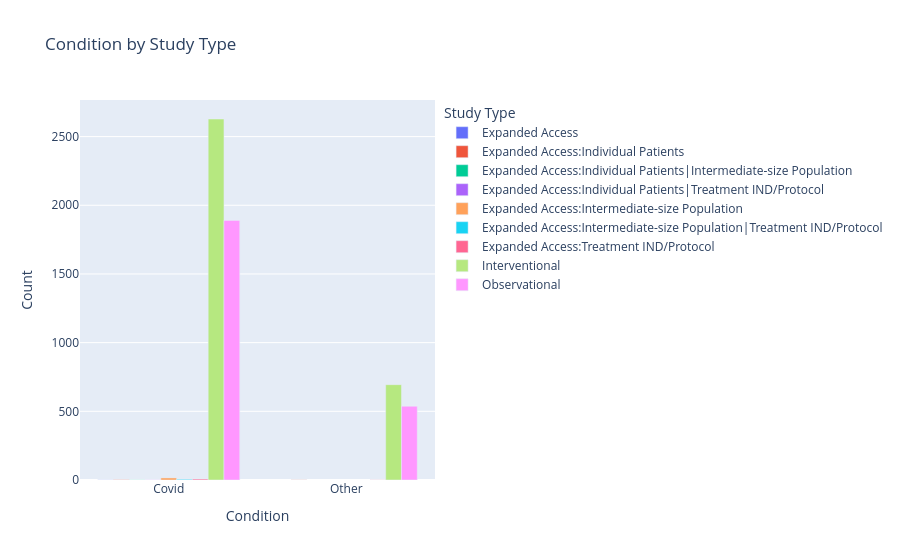

Notebook code cell kept with this figure:
### Code cell
DF_CS = DF_cond.groupby(['Condition', 'Study Type']).size().reset_index(name='Count')
show(DF_CS)

fig = px.bar(
    DF_CS,
    x='Condition',
    y='Count',
    color='Study Type',
    barmode='group',
    title='Condition by Study Type'
)

fig.show()

### Figure 1 — Plotly figure (JSON) as saved in the notebook; plotly's stock layout.template omitted (floating-point values rounded to 4 significant figures)
{"data": [{"alignmentgroup": "True", "hovertemplate": "Study Type=Expanded Access<br>Condition=%{x}<br>Count=%{y}<extra></extra>", "legendgroup": "Expanded Access", "marker": {"color": "#636efa", "pattern": {"shape": ""}}, "name": "Expanded Access", "offsetgroup": "Expanded Access", "orientation": "v", "showlegend": true, "textposition": "auto", "type": "bar", "x": ["Covid"], "xaxis": "x", "y": [1], "yaxis": "y"}, {"alignmentgroup": "True", "hovertemplate": "Study Type=Expanded Access:Individual Patients<br>Condition=%{x}<br>Count=%{y}<extra></extra>", "legendgroup": "Expanded Access:Individual Patients", "marker": {"color": "#EF553B", "pattern": {"shape": ""}}, "name": "Expanded Access:Individual Patients", "offsetgroup": "Expanded Access:Individual Patients", "orientation": "v", "showlegend": true, "textposition": "auto", "type": "bar", "x": ["Covid", "Other"], "xaxis": "x", "y": [2, 1], "yaxis": "y"}, {"alignmentgroup": "True", "hovertemplate": "Study Type=Expanded Access:Individual Patients|Intermediate-size Population<br>Condition=%{x}<br>Count=%{y}<extra></extra>", "legendgroup": "Expanded Access:Individual Patients|Intermediate-size Population", "marker": {"color": "#00cc96", "pattern": {"shape": ""}}, "name": "Expanded Access:Individual Patients|Intermediate-size Population", "offsetgroup": "Expanded Access:Individual Patients|Intermediate-size Population", "orientation": "v", "showlegend": true, "textposition": "auto", "type": "bar", "x": ["Covid"], "xaxis": "x", "y": [1], "yaxis": "y"}, {"alignmentgroup": "True", "hovertemplate": "Study Type=Expanded Access:Individual Patients|Treatment IND/Protocol<br>Condition=%{x}<br>Count=%{y}<extra></extra>", "legendgroup": "Expanded Access:Individual Patients|Treatment IND/Protocol", "marker": {"color": "#ab63fa", "pattern": {"shape": ""}}, "name": "Expanded Access:Individual Patients|Treatment IND/Protocol", "offsetgroup": "Expanded Access:Individual Patients|Treatment IND/Protocol", "orientation": "v", "showlegend": true, "textposition": "auto", "type": "bar", "x": ["Covid"], "xaxis": "x", "y": [1], "yaxis": "y"}, {"alignmentgroup": "True", "hovertemplate": "Study Type=Expanded Access:Intermediate-size Population<br>Condition=%{x}<br>Count=%{y}<extra></extra>", "legendgroup": "Expanded Access:Intermediate-size Population", "marker": {"color": "#FFA15A", "pattern": {"shape": ""}}, "name": "Expanded Access:Intermediate-size Population", "offsetgroup": "Expanded Access:Intermediate-size Population", "orientation": "v", "showlegend": true, "textposition": "auto", "type": "bar", "x": ["Covid"], "xaxis": "x", "y": [15], "yaxis": "y"}, {"alignmentgroup": "True", "hovertemplate": "Study Type=Expanded Access:Intermediate-size Population|Treatment IND/Protocol<br>Condition=%{x}<br>Count=%{y}<extra></extra>", "legendgroup": "Expanded Access:Intermediate-size Population|Treatment IND/Protocol", "marker": {"color": "#19d3f3", "pattern": {"shape": ""}}, "name": "Expanded Access:Intermediate-size Population|Treatment IND/Protocol", "offsetgroup": "Expanded Access:Intermediate-size Population|Treatment IND/Protocol", "orientation": "v", "showlegend": true, "textposition": "auto", "type": "bar", "x": ["Covid"], "xaxis": "x", "y": [5], "yaxis": "y"}, {"alignmentgroup": "True", "hovertemplate": "Study Type=Expanded Access:Treatment IND/Protocol<br>Condition=%{x}<br>Count=%{y}<extra></extra>", "legendgroup": "Expanded Access:Treatment IND/Protocol", "marker": {"color": "#FF6692", "pattern": {"shape": ""}}, "name": "Expanded Access:Treatment IND/Protocol", "offsetgroup": "Expanded Access:Treatment IND/Protocol", "orientation": "v", "showlegend": true, "textposition": "auto", "type": "bar", "x": ["Covid", "Other"], "xaxis": "x", "y": [7, 1], "yaxis": "y"}, {"alignmentgroup": "True", "hovertemplate": "Study Type=Interventional<br>Condition=%{x}<br>Count=%{y}<extra></extra>", "legendgroup": "Interventional", "marker": {"color": "#B6E880", "pattern": {"shape": ""}}, "name": "Interventional", "offsetgroup": "Interventional", "orientation": "v", "showlegend": true, "textposition": "auto", "type": "bar", "x": ["Covid", "Other"], "xaxis": "x", "y": [2628, 694], "yaxis": "y"}, {"alignmentgroup": "True", "hovertemplate": "Study Type=Observational<br>Condition=%{x}<br>Count=%{y}<extra></extra>", "legendgroup": "Observational", "marker": {"color": "#FF97FF", "pattern": {"shape": ""}}, "name": "Observational", "offsetgroup": "Observational", "orientation": "v", "showlegend": true, "textposition": "auto", "type": "bar", "x": ["Covid", "Other"], "xaxis": "x", "y": [1890, 537], "yaxis": "y"}], "layout": {"barmode": "group", "legend": {"title": {"text": "Study Type"}, "tracegroupgap": 0}, "title": {"text": "Condition by Study Type"}, "xaxis": {"anchor": "y", "domain": [0, 1], "title": {"text": "Condition"}}, "yaxis": {"anchor": "x", "domain": [0, 1], "title": {"text": "Count"}}}}
